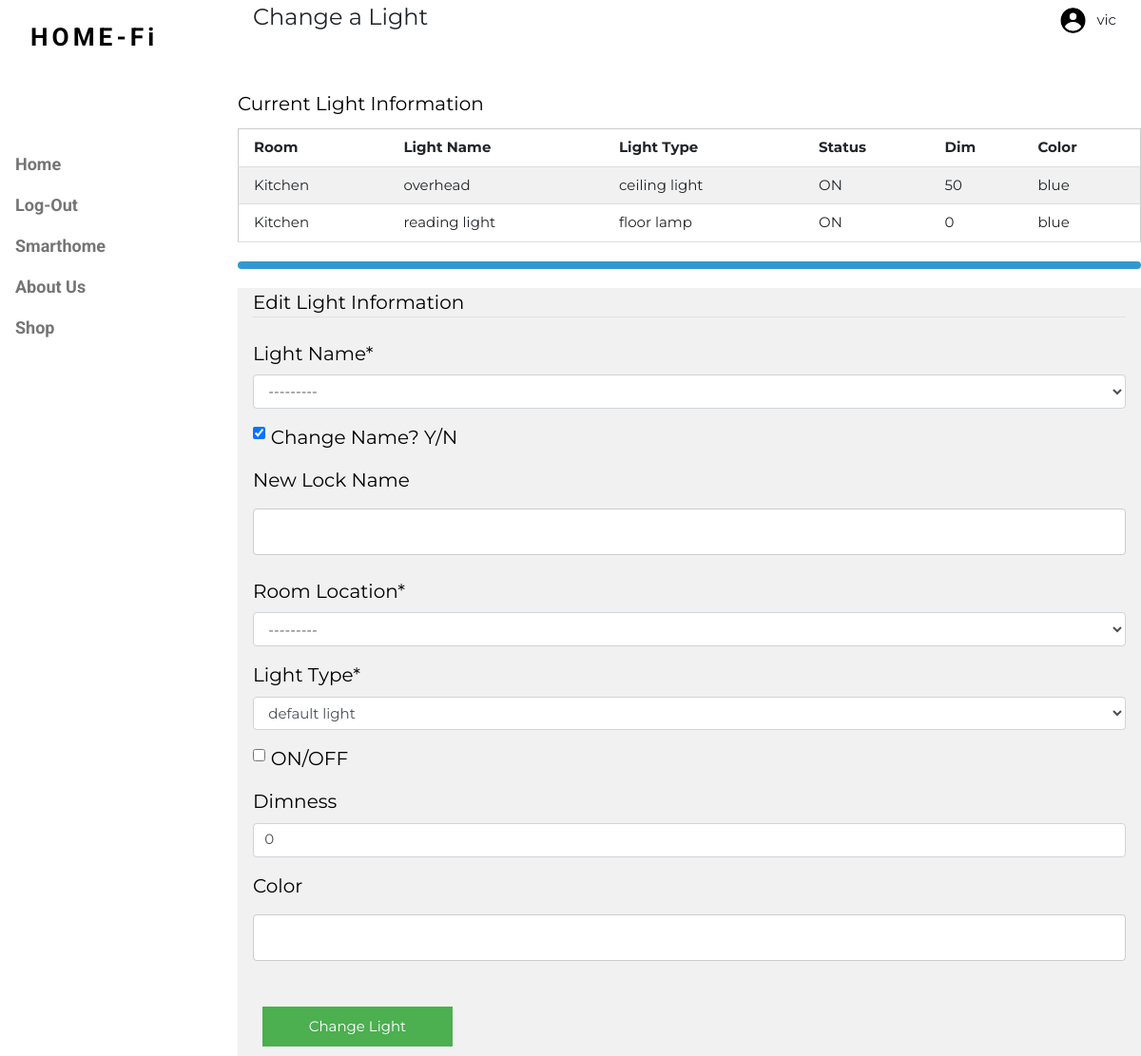
The page /changeLights/ (signed in) on the database as committed earlier.
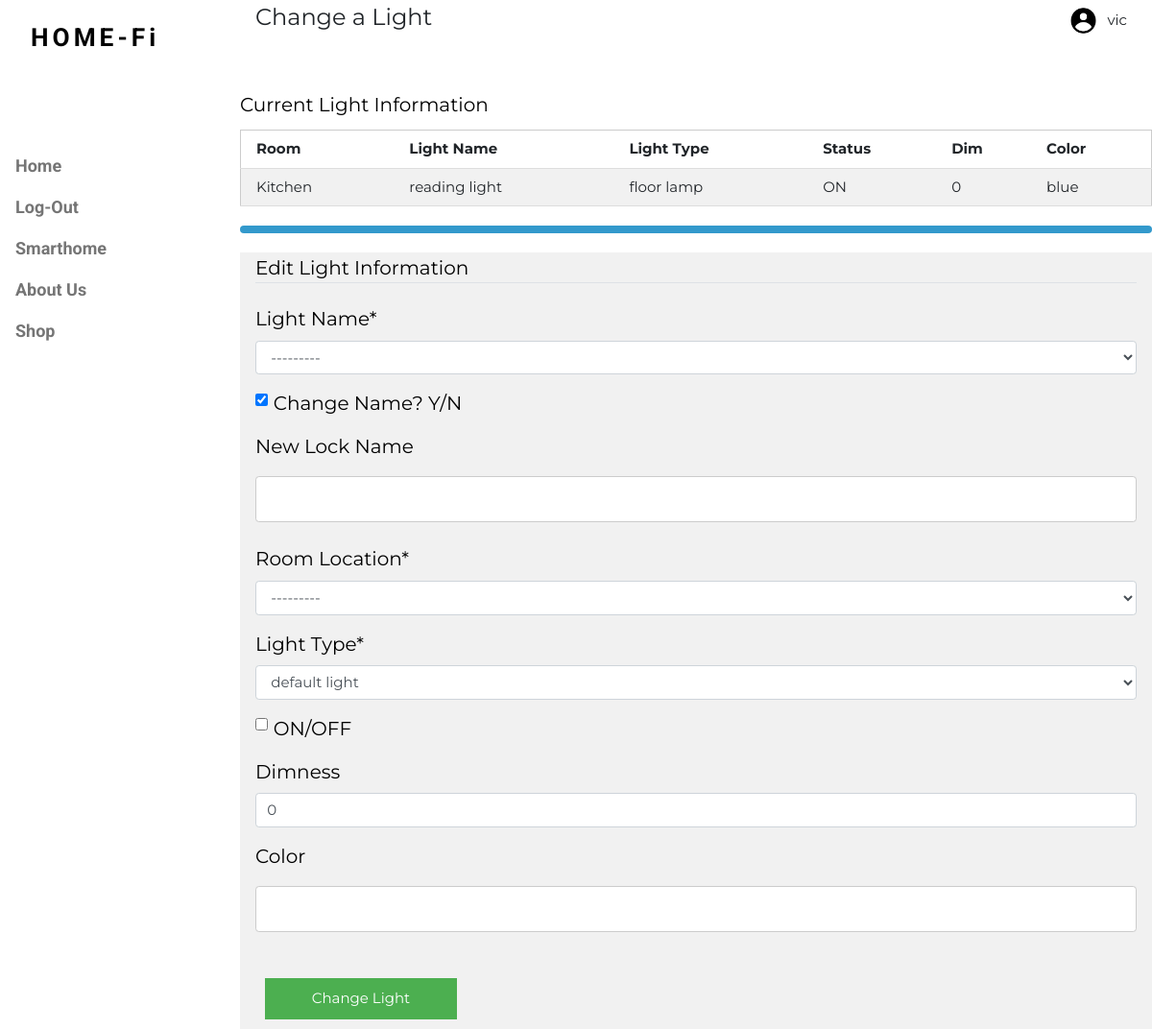
The same page on the database as committed later.
### homepg/models.py (models this page shows)
class Room(models.Model):
    owner = models.ForeignKey(User, on_delete=models.CASCADE)
    roomName = models.CharField(max_length=20)
    def __str__(self):
        return self.roomName

class Light(models.Model):
    owner = models.ForeignKey(User, on_delete=models.CASCADE)
    roomLoc = models.ForeignKey(Room, on_delete=models.CASCADE, null=True, blank=True)
    lightName = models.CharField(max_length=20)
    lightType = models.CharField(default='default light', max_length=20,
                                 choices=[('default light', 'default light'), ('floor lamp', 'floor lamp'),
                                          ('table lamp', 'table lamp'), ('ceiling light', 'ceiling light')])
    dimness = models.PositiveIntegerField(default=0, validators=[MinValueValidator(0), MaxValueValidator(100)])
    state = models.BooleanField(default=0)
    color = models.CharField(max_length=20)
    def __str__(self):
        return self.lightName

### users/views.py (the view)
# urls.py: path('changeLights/', user_views.changeLights, name="change-lights"),
def changeLights(request):
    if request.method == "POST":
        form = changeLightForm(request.POST, user=request.user)
        if form.is_valid():
            lightsObj = Model.Light()
            tempBool = form.cleaned_data['newNameBool']
            if tempBool:
                lightsObj.lightName = form.cleaned_data['newName']
            elif not tempBool:
                lightsObj.lightName = form.cleaned_data['lightName']
            else:
                print("WHOOPSIE! clearly I coded something wrong wtf")
            lightsObj.roomLoc = form.cleaned_data['roomLoc']
            lightsObj.lightType = form.cleaned_data['lightType']
            lightsObj.color = form.cleaned_data['color']
            lightsObj.dimness = form.cleaned_data['dimness']
            lightsObj.state = form.cleaned_data['state']
            lightsObj.owner = request.user
            entry = Model.Light.objects.get(lightName=str(form.cleaned_data['lightName']))
            entry.delete()
            lightsObj.save()
            messages.success(request, 'Light ' + str(lightsObj.lightName) + ' edited!')
            return redirect("status-page")
    else:
        form = changeLightForm(user=request.user)
    return render(request, 'users/changeLights.html', {'form': form,
                                                       'rooms': Room.objects.filter(owner=request.user),
                                                       'lights': Light.objects.filter(owner=request.user)})

### users/templates/users/changeLights.html (shortened to what this page needs)
{% extends "homepg/base_with_checkbox.html" %}
{% load crispy_forms_tags %}
{% block content %}
	<header class="w3-container w3-xlarge">
		<p class="w3-left">Change a Light</p>
		<p class="w3-right">
			<table>
				<tr>
					<td>{% load static %}<img class="w3-icons" src="{% static 'images/UserIcon.png' %}" alt="Account Icon" style="float: right" /> </td>
					{% if user.is_authenticated %}
						<td style="font-size: 15px;padding:10px"> {{user.username}}</td>
					{% else %}
						<td style="font-size: 15px;padding:10px"> Guest </td>
					{% endif %}
				</tr>
			</table>
		</p>
	</header>
	<p style="padding:5px"></p>
	<table class="w3-table w3-table-all" style="width: 100%; margin:auto; padding:10px;">
		<caption style="font-size:20px; vertical-align:top; caption-side:top; color:#000000;"> Current Light Information</caption>
		<tr>
			<th> Room</th>
			<th>Light Name</th>
			<th> Light Type </th>
			<th> Status </th>
			<th> Dim </th>
			<th> Color </th>
		</tr>
		{% for room in rooms %}
			{% for light in lights%}
				{% if room.id == light.roomLoc.id %}
			<tr>
					<td> {{ room.roomName }}</td>
					<td> {{ light.lightName }} </td>
					<td> {{ light.lightType}}</td>
					{% if light.state == True %}
						<td> ON </td>
					{% else %}
						<td> OFF </td>
					{% endif %}
					<td> {{ light.dimness}} </td>
					<td> {{ light.color }}</td>
			</tr>
				{% endif %}
			{% endfor %}
		{% endfor %}
	</table>
	<hr style="  border-top: 8px solid #3399cc; border-radius: 5px; margin-top: 20px; margin-bottom: 20px;" />
    <form method="POST">
      <div class="w3-display-container w3-container w3-light-grey">
              <fieldset class="form-group" style="font-size:20px">
                  <legend class="border-bottom mb-4" style="font-size:20px">Edit Light Information </legend>
                  {{ form|crispy }}
              </fieldset>
            <button type="submit" style="width: 200px; padding: 10px; left: 50%; margin:10px;">Change Light</button>
          </div>
    </form>
{% endblock content %}

Rows that differ between the two databases and show on the page:
removed Light: {{ room.roomName }} "Kitchen", lightName "overhead", lightType "ceiling light", state "ON", dimness "50", color "blue", lightName "---------"
